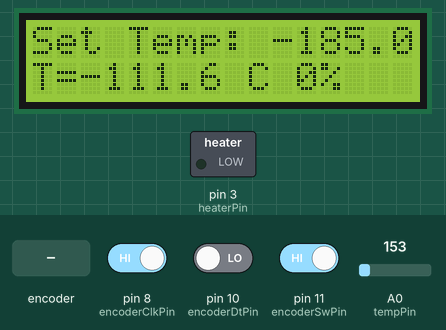
This sketch was run on a simulated Arduino Uno, built with avr-gcc and run on an emulated ATmega328P. On the bench: 16×2 character LCD, switched loads named in the sketch (green lamp = pin HIGH). The test bench sets the inputs (shaded band); at power-on: pin 11 (encoderSwPin) HIGH, A0 (tempPin) = 153, pin 8 (encoderClkPin) HIGH, pin 10 (encoderDtPin) LOW. What the sketch prints to the serial monitor is not drawn.

Above: at 1.2 s.
1.3 s: pin 11 (encoderSwPin) driven LOW
At 2.8 s:
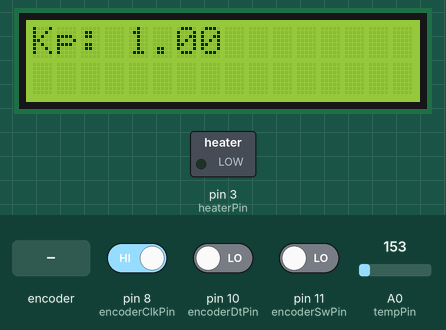
3.1 s: rotary encoder on pin 8 (encoderClkPin) / pin 10 (encoderDtPin) turned 3 steps (first pin leading)
At 4.9 s:
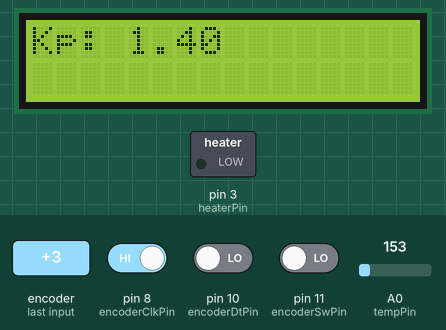
5.2 s: rotary encoder on pin 8 (encoderClkPin) / pin 10 (encoderDtPin) turned 1 step (first pin leading)
At 5.7 s:
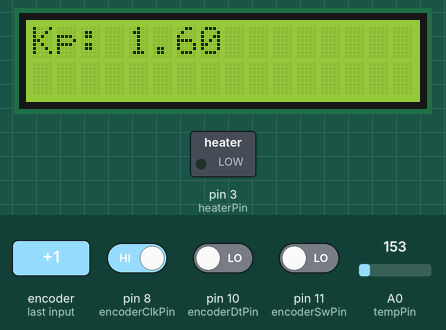
6.9 s: A0 (tempPin) set to 162
Timing chart, 0 to 9.9 s (numbered marks = the images above; inputs shaded):
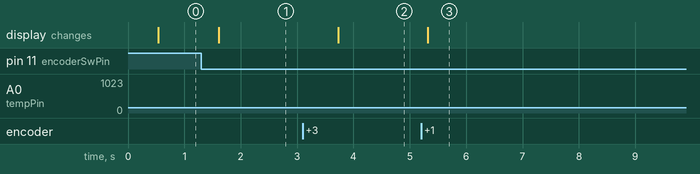

The sketch:

PID_display_Encoder.ino
```cpp
#include <Wire.h>
#include <LiquidCrystal_I2C.h>

// Initialize the LCD with address 0x27
LiquidCrystal_I2C lcd(0x27, 16, 2);

// Analog pin for AD8495 output
const int tempPin = A0;

// Encoder pins
const int encoderClkPin = 8; // CLK
const int encoderDtPin = 10; // DT
const int encoderSwPin = 11; // SW

// Heater control pin
const int heaterPin = 3;

// PID parameters
float kp = 1.0, ki = 0.1, kd = 0.01;
float set_temperature = -185; // Desired temperature
float PID_error = 0, previous_error = 0;
float PID_p = 0, PID_i = 0, PID_d = 0, PID_value = 0;
int VoltageVal = 0;
float heaterPercentage = 0;
unsigned long Time = 0, timePrev = 0;
float elapsedTime = 0;

// Temperature variable to display
float temperature_read = 0;

// Menu navigation
int menuIndex = 0; // 0: Setpoint, 1: Kp, 2: Ki, 3: Kd, 4: Heater toggle

// Variables for encoder
int lastClkState = HIGH;
int encoderValue = 0;

// Heater control state
bool heaterOn = false;

// Timing variables
unsigned long time1 = 0, lcdUpdateTime = 0;

// Function prototypes
float readThermocouple();

// Interpolation Function
float interpolate(float x, float x_arr[], float y_arr[], int size) {
    if (x <= x_arr[0]) return y_arr[0];
    if (x >= x_arr[size - 1]) return y_arr[size - 1];

    for (int i = 0; i < size - 1; i++) {
        if (x >= x_arr[i] && x <= x_arr[i + 1]) {
            // Linear interpolation formula
            return y_arr[i] + (x - x_arr[i]) * (y_arr[i + 1] - y_arr[i]) / (x_arr[i + 1] - x_arr[i]);
        }
    }
    return 0; // Should never reach here
}

// Ideal Voltage values for temperature
float x_values[] = {-1.3, -1.2, -1.1, -1, -0.9, -0.8, -0.7, -0.6, -0.5, -0.4, -0.3, -0.2, -0.1,
                     0, 0.1, 0.125, 0.2, 0.3, 0.4, 0.5};
// Real voltage values for temperature
float y_values[] = {-0.786, -0.774, -0.751, -0.719, -0.677, -0.627, -0.569, -0.504, -0.432, -0.355,
                    -0.272, -0.184, -0.093, 0.003, 0.1, 0.125, 0.2, 0.301, 0.402, 0.504};

void setup() {
  analogReference(DEFAULT); // Use the default 5V reference

  // Start serial communication
  Serial.begin(9600);

  // Initialize LCD
  lcd.init();
  lcd.backlight();
  lcd.setCursor(0, 0);
  lcd.print("PID Control");

  // Setup encoder pins
  pinMode(encoderClkPin, INPUT);
  pinMode(encoderDtPin, INPUT);
  pinMode(encoderSwPin, INPUT_PULLUP); // Enable pull-up for switch

  // Setup heater pin
  pinMode(heaterPin, OUTPUT);
  digitalWrite(heaterPin, LOW); // Ensure heater is off initially

  // Initialize encoder state
  lastClkState = digitalRead(encoderClkPin);
}

// Buffer for averaging temperature readings
const int numReadings = 20;
float tempReadings[numReadings];
int tempIndex = 0;
float tempSum = 0;
float avgTemperature = 0;
unsigned long lastAvgUpdate = 0;
bool initialized = false;

void loop() {
  static int lastButtonState = HIGH;
  static unsigned long lastTempReadTime = 0;
  static float tempSum = 0;
  static int tempCount = 0;

  int currentButtonState = digitalRead(encoderSwPin);

  // Handle menu navigation with encoder switch
  if (lastButtonState == HIGH && currentButtonState == LOW) {
    if (menuIndex == 4) {
      menuIndex = 0; // Exit heater mode
    } else {
      menuIndex = (menuIndex + 1) % 5; // Cycle menus
    }
  }
  lastButtonState = currentButtonState;

  // Read encoder rotation
  int currentClkState = digitalRead(encoderClkPin);
  if (currentClkState != lastClkState) {
    encoderValue = (digitalRead(encoderDtPin) != currentClkState) ? 1 : -1;

    // Adjust parameters based on menu selection
    if (menuIndex == 0) {
      set_temperature = constrain(set_temperature + encoderValue * 0.5, -210, -100);
    } else if (menuIndex == 1) {
      kp = max(0.0, kp + encoderValue * 0.1);
    } else if (menuIndex == 2) {
      ki = max(0.0, ki + encoderValue * 0.01);
    } else if (menuIndex == 3) {
      kd = max(0.0, kd + encoderValue * 0.01);
    } else if (menuIndex == 4 && (encoderValue == 1 || encoderValue == -1)) {
      heaterOn = !heaterOn;
      digitalWrite(heaterPin, heaterOn ? HIGH : LOW);
      VoltageVal = heaterOn ? 255 : 0;
    }
  }
  lastClkState = currentClkState;

  // Read temperature and calculate average every 50ms
  if (millis() - lastTempReadTime > 50) {
    lastTempReadTime = millis();
    temperature_read = readThermocouple();
    tempSum += temperature_read;
    tempCount++;

    if (tempCount >= 5) {  // Average over 250ms (5x 50ms readings)
      avgTemperature = tempSum / tempCount;
      tempSum = 0;
      tempCount = 0;
    }
  }

  // PID Control Logic
  if (heaterOn) {
    PID_error = set_temperature - avgTemperature + 3;
    PID_p = kp * PID_error;
    PID_i += ki * PID_error * 0.01;
    PID_i = constrain(PID_i, -3, 3); // Limit integral windup

    timePrev = Time;
    Time = millis();
    elapsedTime = (Time - timePrev) / 1000.0;
    PID_d = kd * (PID_error - previous_error) / elapsedTime;

    PID_value = constrain(PID_p + PID_i + PID_d, 0, 255);
    VoltageVal = (PID_value > 25) ? 255 : PID_value * 8;
    analogWrite(heaterPin, VoltageVal);
  }

  // Update LCD every 500ms
  if (millis() - lcdUpdateTime > 500) {
    updateDisplay();
    lcdUpdateTime = millis();
  }

  // Print debugging information every 1 second
  if (millis() - time1 > 1000) {
    Serial.print("Avg Temp: ");
    Serial.print(avgTemperature, 1);
    Serial.print(" C, Setpoint: ");
    Serial.print(set_temperature);
    Serial.print(", PID Output: ");
    Serial.print(PID_value);
    heaterPercentage = VoltageVal * 100 / 255;
    Serial.print(", Heater: ");
    Serial.println(heaterOn ? "ON" : "OFF");
    time1 = millis();
  }

  delay(5);
}


// Function to read temperature from AD8495
float readThermocouple() {
  int sensorValue = analogRead(tempPin);
  float voltage = sensorValue * (5.19 / 1023.0);
  float RV = voltage - 1.25; //Real Value to interpolate corresponding ideal value
  float calib_Volt = interpolate(RV, y_values, x_values, 20);
  Serial.print(", sensor: ");
  Serial.print(sensorValue);
  Serial.print(", RV: ");
  Serial.print(RV);
  Serial.print(", Calib_V: ");
  Serial.print(calib_Volt);
  return calib_Volt/0.005; // Convert voltage to temperature
//  return RV/0.005; // Convert voltage to temperature
}

// Function to update the LCD display efficiently
void updateDisplay() {
  lcd.clear();
  lcd.setCursor(0, 0);

  if (menuIndex == 0) {
    lcd.print("Set Temp: ");
    lcd.print(set_temperature, 1);

    lcd.setCursor(0, 1);
    lcd.print("T=");
    lcd.print(avgTemperature, 1);
    lcd.print(" C ");
    lcd.print(heaterPercentage, 0);
    lcd.print("%  "); // Clear extra chars

  } else if (menuIndex == 1) {
    lcd.print("Kp: ");
    lcd.print(kp, 2);
    lcd.print("      "); // Clear extra digits if value decreases

    lcd.setCursor(0, 1);
    lcd.print("         "); // Clear second row

  } else if (menuIndex == 2) {
    lcd.print("Ki: ");
    lcd.print(ki, 2);
    lcd.print("      ");

    lcd.setCursor(0, 1);
    lcd.print("         "); // Clear second row

  } else if (menuIndex == 3) {
    lcd.print("Kd: ");
    lcd.print(kd, 3);
    lcd.print("      ");

    lcd.setCursor(0, 1);
    lcd.print("         "); // Clear second row

  } else if (menuIndex == 4) {
    lcd.print("Heater:");
    lcd.print(heaterOn ? "ON " : "OFF ");
    lcd.print(heaterPercentage, 1);
    lcd.print("%");

    lcd.setCursor(0, 1);
    lcd.print("Temp: ");
    lcd.print(avgTemperature, 1);
    lcd.print(" C"); // Clear extra chars
  }
}
```

Measured:
- after the input at 1.3 s, the display: changes after 0.31 s (image 1)
- after the input at 3.1 s, the display: changes after 0.63 s (image 2)
- after the input at 5.2 s, the display: changes after 0.11 s (image 3)
- after the input at 6.9 s, every drawn part: stays the same
